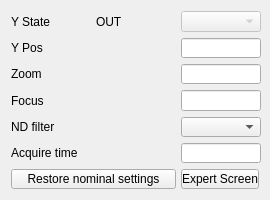
<?xml version="1.0" encoding="UTF-8"?>
<ui version="4.0">
 <class>Form</class>
 <widget class="QWidget" name="Form">
  <property name="enabled">
   <bool>true</bool>
  </property>
  <property name="geometry">
   <rect>
    <x>0</x>
    <y>0</y>
    <width>270</width>
    <height>200</height>
   </rect>
  </property>
  <property name="minimumSize">
   <size>
    <width>270</width>
    <height>200</height>
   </size>
  </property>
  <property name="maximumSize">
   <size>
    <width>500</width>
    <height>220</height>
   </size>
  </property>
  <property name="windowTitle">
   <string>Form</string>
  </property>
  <layout class="QGridLayout" name="gridLayout">
   <item row="0" column="0">
    <widget class="QLabel" name="yStateLabel">
     <property name="text">
      <string>Y State</string>
     </property>
    </widget>
   </item>
   <item row="0" column="1">
    <widget class="PyDMLabel" name="yStateReadback">
     <property name="minimumSize">
      <size>
       <width>80</width>
       <height>0</height>
      </size>
     </property>
     <property name="toolTip">
      <string/>
     </property>
     <property name="text">
      <string>OUT</string>
     </property>
     <property name="channel" stdset="0">
      <string>ca://IM1L0:XTES:MMS:STATE:GET_RBV</string>
     </property>
    </widget>
   </item>
   <item row="0" column="2">
    <widget class="PyDMEnumComboBox" name="yStateComboBox">
     <property name="enabled">
      <bool>false</bool>
     </property>
     <property name="minimumSize">
      <size>
       <width>80</width>
       <height>0</height>
      </size>
     </property>
     <property name="toolTip">
      <string/>
     </property>
     <property name="channel" stdset="0">
      <string>ca://IM1L0:XTES:MMS:STATE:SET</string>
     </property>
    </widget>
   </item>
   <item row="1" column="0">
    <widget class="QLabel" name="yPosLabel">
     <property name="minimumSize">
      <size>
       <width>80</width>
       <height>0</height>
      </size>
     </property>
     <property name="text">
      <string>Y Pos</string>
     </property>
    </widget>
   </item>
   <item row="1" column="1">
    <widget class="PyDMLabel" name="yPosReadback">
     <property name="minimumSize">
      <size>
       <width>80</width>
       <height>0</height>
      </size>
     </property>
     <property name="toolTip">
      <string/>
     </property>
     <property name="channel" stdset="0">
      <string>ca://IM1L0:XTES:MMS.RBV</string>
     </property>
    </widget>
   </item>
   <item row="1" column="2">
    <widget class="PyDMLineEdit" name="yPosLineEdit">
     <property name="minimumSize">
      <size>
       <width>80</width>
       <height>0</height>
      </size>
     </property>
     <property name="toolTip">
      <string/>
     </property>
     <property name="channel" stdset="0">
      <string>ca://IM1L0:XTES:MMS.VAL</string>
     </property>
    </widget>
   </item>
   <item row="2" column="0">
    <widget class="QLabel" name="zoomLabel">
     <property name="minimumSize">
      <size>
       <width>80</width>
       <height>0</height>
      </size>
     </property>
     <property name="text">
      <string>Zoom</string>
     </property>
    </widget>
   </item>
   <item row="2" column="1">
    <widget class="PyDMLabel" name="zoomReadback">
     <property name="minimumSize">
      <size>
       <width>80</width>
       <height>0</height>
      </size>
     </property>
     <property name="toolTip">
      <string/>
     </property>
     <property name="channel" stdset="0">
      <string>ca://IM1L0:XTES:CLZ.RBV</string>
     </property>
    </widget>
   </item>
   <item row="2" column="2">
    <widget class="PyDMLineEdit" name="zoomLineEdit">
     <property name="minimumSize">
      <size>
       <width>80</width>
       <height>0</height>
      </size>
     </property>
     <property name="toolTip">
      <string/>
     </property>
     <property name="channel" stdset="0">
      <string>ca://IM1L0:XTES:CLZ.VAL</string>
     </property>
    </widget>
   </item>
   <item row="3" column="0">
    <widget class="QLabel" name="focusLabel">
     <property name="minimumSize">
      <size>
       <width>80</width>
       <height>0</height>
      </size>
     </property>
     <property name="text">
      <string>Focus</string>
     </property>
    </widget>
   </item>
   <item row="3" column="1">
    <widget class="PyDMLabel" name="focusReadback">
     <property name="minimumSize">
      <size>
       <width>80</width>
       <height>0</height>
      </size>
     </property>
     <property name="toolTip">
      <string/>
     </property>
     <property name="channel" stdset="0">
      <string>ca://IM1L0:XTES:CLF.RBV</string>
     </property>
    </widget>
   </item>
   <item row="3" column="2">
    <widget class="PyDMLineEdit" name="focusLineEdit">
     <property name="minimumSize">
      <size>
       <width>80</width>
       <height>0</height>
      </size>
     </property>
     <property name="toolTip">
      <string/>
     </property>
     <property name="channel" stdset="0">
      <string>ca://IM1L0:XTES:CLF.VAL</string>
     </property>
    </widget>
   </item>
   <item row="4" column="0">
    <widget class="QLabel" name="ndLabel">
     <property name="minimumSize">
      <size>
       <width>80</width>
       <height>0</height>
      </size>
     </property>
     <property name="text">
      <string>ND filter</string>
     </property>
    </widget>
   </item>
   <item row="4" column="1">
    <widget class="PyDMLabel" name="ndStateReadback">
     <property name="minimumSize">
      <size>
       <width>80</width>
       <height>0</height>
      </size>
     </property>
     <property name="toolTip">
      <string/>
     </property>
     <property name="channel" stdset="0">
      <string>ca://IM1L0:XTES:MFW:GET_RBV</string>
     </property>
    </widget>
   </item>
   <item row="4" column="2">
    <widget class="PyDMEnumComboBox" name="ndStateComboBox">
     <property name="minimumSize">
      <size>
       <width>80</width>
       <height>0</height>
      </size>
     </property>
     <property name="toolTip">
      <string/>
     </property>
     <property name="channel" stdset="0">
      <string>ca://IM1L0:XTES:MFW:SET</string>
     </property>
    </widget>
   </item>
   <item row="5" column="0">
    <widget class="QLabel" name="acquireLabel">
     <property name="minimumSize">
      <size>
       <width>80</width>
       <height>0</height>
      </size>
     </property>
     <property name="text">
      <string>Acquire time</string>
     </property>
    </widget>
   </item>
   <item row="5" column="1">
    <widget class="PyDMLabel" name="acquireReadback">
     <property name="minimumSize">
      <size>
       <width>80</width>
       <height>0</height>
      </size>
     </property>
     <property name="toolTip">
      <string/>
     </property>
     <property name="channel" stdset="0">
      <string>ca://IM1L0:XTES:CAM:AcquireTime_RBV</string>
     </property>
    </widget>
   </item>
   <item row="5" column="2">
    <widget class="PyDMLineEdit" name="acquireLineEdit">
     <property name="minimumSize">
      <size>
       <width>80</width>
       <height>0</height>
      </size>
     </property>
     <property name="toolTip">
      <string/>
     </property>
     <property name="channel" stdset="0">
      <string>ca://IM1L0:XTES:CAM:AcquireTime</string>
     </property>
    </widget>
   </item>
   <item row="6" column="0" colspan="2">
    <widget class="QPushButton" name="nominalButton">
     <property name="minimumSize">
      <size>
       <width>165</width>
       <height>0</height>
      </size>
     </property>
     <property name="text">
      <string>Restore nominal settings</string>
     </property>
    </widget>
   </item>
   <item row="6" column="2">
    <widget class="QPushButton" name="expertButton">
     <property name="text">
      <string>Expert Screen</string>
     </property>
    </widget>
   </item>
  </layout>
 </widget>
 <customwidgets>
  <customwidget>
   <class>PyDMLabel</class>
   <extends>QLabel</extends>
   <header>pydm.widgets.label</header>
  </customwidget>
  <customwidget>
   <class>PyDMEnumComboBox</class>
   <extends>QComboBox</extends>
   <header>pydm.widgets.enum_combo_box</header>
  </customwidget>
  <customwidget>
   <class>PyDMLineEdit</class>
   <extends>QLineEdit</extends>
   <header>pydm.widgets.line_edit</header>
  </customwidget>
 </customwidgets>
 <resources/>
 <connections/>
</ui>
